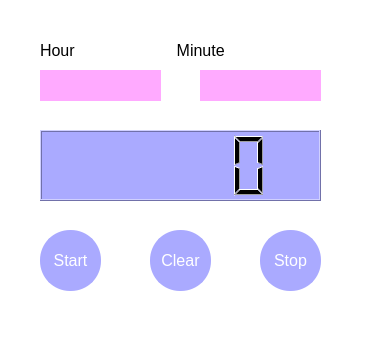
<?xml version="1.0" encoding="UTF-8"?>
<ui version="4.0">
 <class>MainWindow</class>
 <widget class="QMainWindow" name="MainWindow">
  <property name="geometry">
   <rect>
    <x>0</x>
    <y>0</y>
    <width>386</width>
    <height>357</height>
   </rect>
  </property>
  <property name="windowTitle">
   <string>Countdown Timer</string>
  </property>
  <property name="styleSheet">
   <string notr="true">background-color: rgb(255, 255, 255);</string>
  </property>
  <widget class="QWidget" name="centralwidget">
   <widget class="QLineEdit" name="lineEdit_h">
    <property name="geometry">
     <rect>
      <x>40</x>
      <y>70</y>
      <width>121</width>
      <height>31</height>
     </rect>
    </property>
    <property name="font">
     <font>
      <pointsize>10</pointsize>
      <weight>75</weight>
      <bold>true</bold>
     </font>
    </property>
    <property name="styleSheet">
     <string notr="true">QLineEdit {
    border: 2px solid rgb(255, 170, 255);
    border-radius: 40px;
	background-color: rgb(255, 170, 255);
    color: white;
}</string>
    </property>
   </widget>
   <widget class="QLineEdit" name="lineEdit_m">
    <property name="geometry">
     <rect>
      <x>200</x>
      <y>70</y>
      <width>121</width>
      <height>31</height>
     </rect>
    </property>
    <property name="font">
     <font>
      <pointsize>10</pointsize>
      <weight>75</weight>
      <bold>true</bold>
     </font>
    </property>
    <property name="styleSheet">
     <string notr="true">QLineEdit {
    border: 2px solid rgb(255, 170, 255);
    border-radius: 40px;
	background-color: rgb(255, 170, 255);
    color: white;
}</string>
    </property>
   </widget>
   <widget class="QLabel" name="label">
    <property name="geometry">
     <rect>
      <x>40</x>
      <y>40</y>
      <width>251</width>
      <height>21</height>
     </rect>
    </property>
    <property name="font">
     <font>
      <pointsize>12</pointsize>
     </font>
    </property>
    <property name="text">
     <string>Hour                       Minute</string>
    </property>
   </widget>
   <widget class="QPushButton" name="pushButton_start">
    <property name="geometry">
     <rect>
      <x>40</x>
      <y>230</y>
      <width>61</width>
      <height>61</height>
     </rect>
    </property>
    <property name="font">
     <font>
      <pointsize>12</pointsize>
     </font>
    </property>
    <property name="styleSheet">
     <string notr="true">QPushButton {
    border: 2px solid rgb(170, 170, 255) ;
    border-radius: 30px;
	background-color: rgb(170, 170, 255);
    color: white;
}
QPushButton:hover {
    background-color: #2980b9;
}
QPushButton:pressed {
    background-color: #1f618d;
}
</string>
    </property>
    <property name="text">
     <string>Start</string>
    </property>
   </widget>
   <widget class="QPushButton" name="pushButton_stop">
    <property name="geometry">
     <rect>
      <x>260</x>
      <y>230</y>
      <width>61</width>
      <height>61</height>
     </rect>
    </property>
    <property name="font">
     <font>
      <pointsize>12</pointsize>
     </font>
    </property>
    <property name="styleSheet">
     <string notr="true">QPushButton {
    border: 2px solid rgb(170, 170, 255) ;
    border-radius: 30px;
	background-color: rgb(170, 170, 255);
    color: white;
}
QPushButton:hover {
    background-color: #2980b9;
}
QPushButton:pressed {
    background-color: #1f618d;
}
</string>
    </property>
    <property name="text">
     <string>Stop</string>
    </property>
   </widget>
   <widget class="QLCDNumber" name="lcdNumber">
    <property name="geometry">
     <rect>
      <x>40</x>
      <y>130</y>
      <width>281</width>
      <height>71</height>
     </rect>
    </property>
    <property name="styleSheet">
     <string notr="true">	background-color: rgb(170, 170, 255);</string>
    </property>
   </widget>
   <widget class="QPushButton" name="pushButton_clear">
    <property name="geometry">
     <rect>
      <x>150</x>
      <y>230</y>
      <width>61</width>
      <height>61</height>
     </rect>
    </property>
    <property name="font">
     <font>
      <pointsize>12</pointsize>
     </font>
    </property>
    <property name="styleSheet">
     <string notr="true">QPushButton {
    border: 2px solid rgb(170, 170, 255) ;
    border-radius: 30px;
	background-color: rgb(170, 170, 255);
    color: white;
}
QPushButton:hover {
background-color: rgb(255, 0, 0);
}
QPushButton:pressed {
    background-color: #1f618d;
}
</string>
    </property>
    <property name="text">
     <string>Clear</string>
    </property>
   </widget>
  </widget>
  <widget class="QMenuBar" name="menubar">
   <property name="geometry">
    <rect>
     <x>0</x>
     <y>0</y>
     <width>386</width>
     <height>26</height>
    </rect>
   </property>
  </widget>
  <widget class="QStatusBar" name="statusbar"/>
 </widget>
 <resources/>
 <connections/>
</ui>
